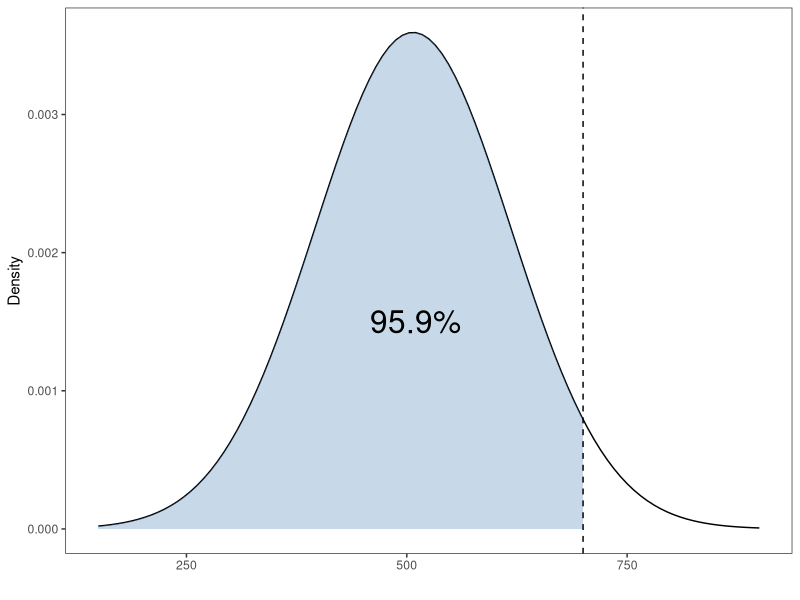
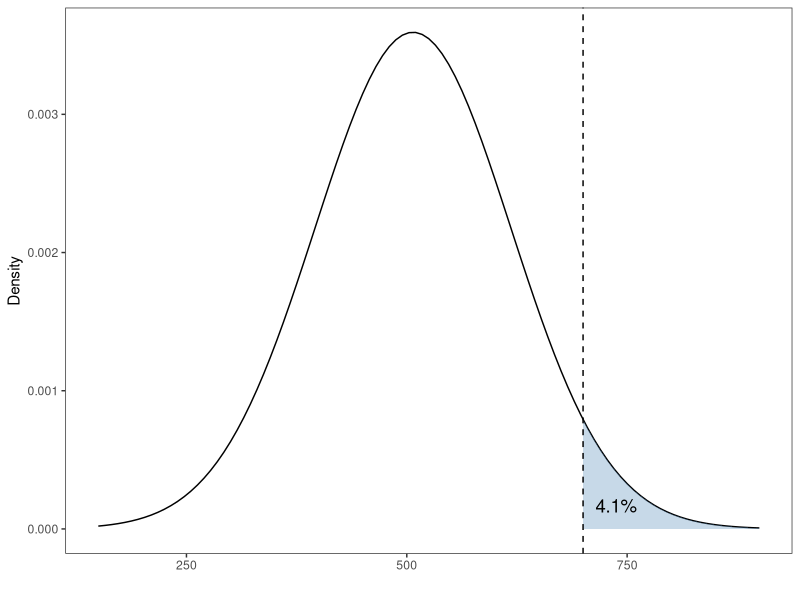
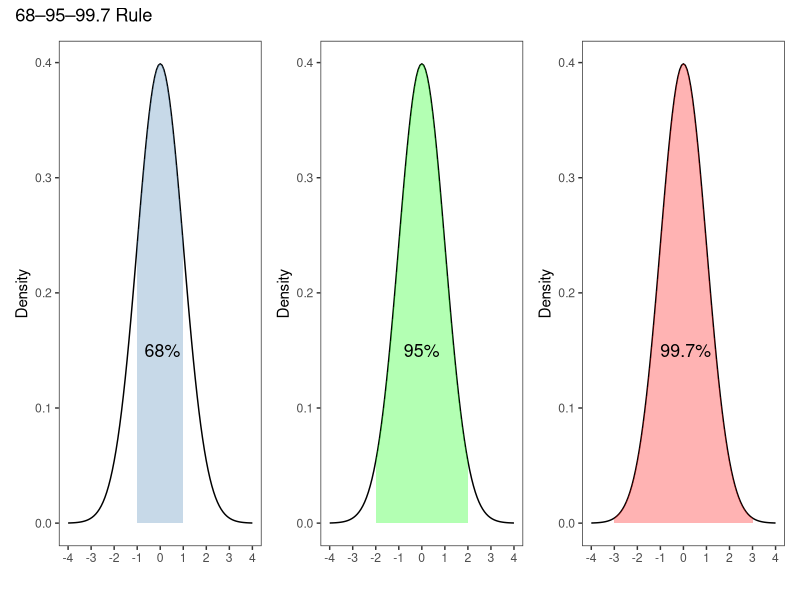
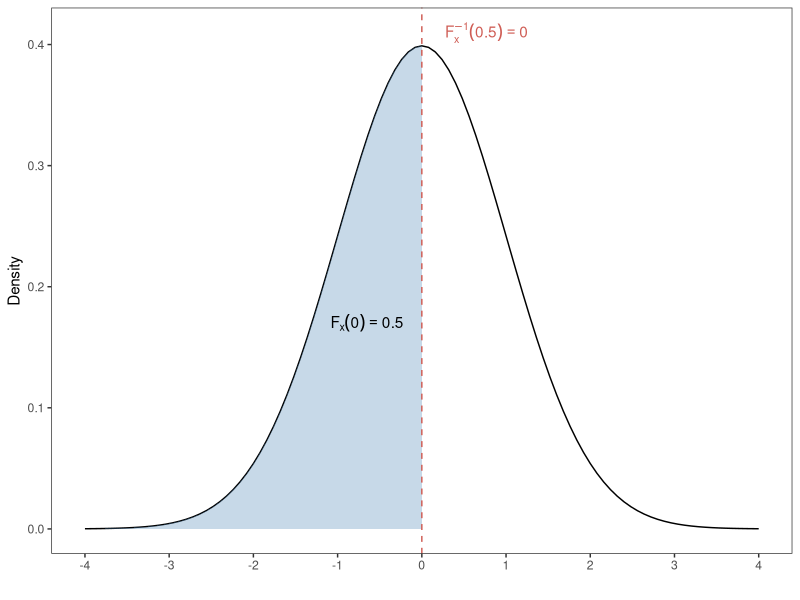
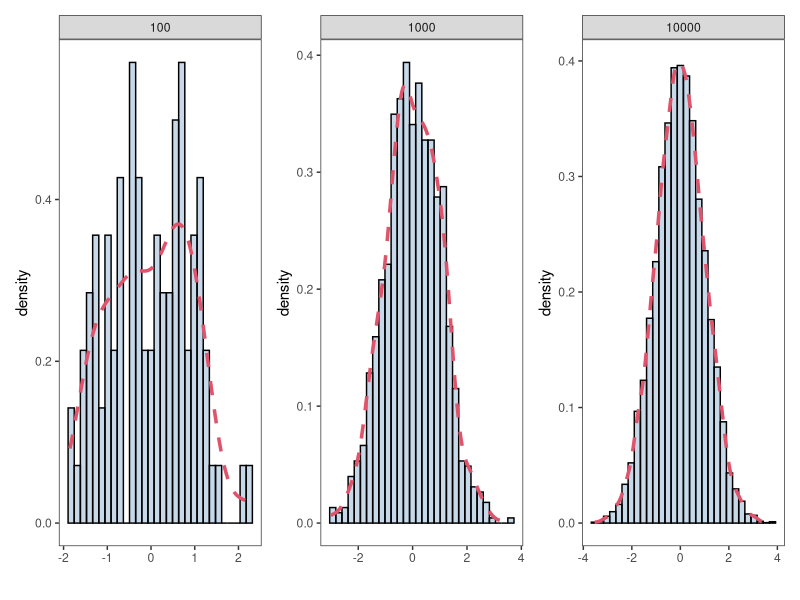

Generate these figures, in order, with R:
## ---- chunk 1
knitr::opts_chunk$set(
  comment = "#>",
  fig.width = 6,
  fig.height = 4,
  warning = FALSE,
  eval = TRUE
)
## ---- chunk 2
library(ggplot2)
library(patchwork)
## ---- chunk 3
theme_set(theme_bw())
theme_replace(panel.grid.minor = element_blank(),
              panel.grid.major = element_blank())
## ---- chunk 4
dnorm(x = 0,mean = 0,sd = 1)
## ---- chunk 5
dnorm(x=1:10,mean = 1,sd = 3)
## ---- chunk 6
pnorm(0,mean = 0, sd = 1)
## ---- chunk 7
prob1 <- round(pnorm(700, mean=507, sd=111) * 100,2)
p1 <- ggplot(data.frame(x = c(150,900)), aes(x)) +
  stat_function(fun = dnorm,
                geom = "line",
                xlim = c(150,900),
                args = list(mean = 507,sd = 111)) +
  stat_function(fun = dnorm,
                geom = "area",
                fill = 'steelblue',
                alpha =0.3,
                xlim = c(150, 700),
                args = list(mean = 507,sd = 111))+
  annotate("text", x = 510, y = 0.0015, 
           label = paste0(prob1,'%'),
           size = 8)+
  geom_vline(xintercept = 700,linetype =2)+
  labs(x = '',y= 'Density')
## ---- chunk 8
p1
## ---- chunk 9
pnorm(700, mean=507, sd=111)
## ---- chunk 10
prob2 <- round(pnorm(700, mean=507, sd=111,
                     lower.tail = FALSE)*100,2)

p2 <- ggplot(data.frame(x = c(150,900)), aes(x)) +
  stat_function(fun = dnorm,
                geom = "line",
                xlim = c(150,900),
                args = list(mean = 507,sd = 111)) +
  stat_function(fun = dnorm,
                geom = "area",
                fill = 'steelblue',
                alpha =0.3,
                xlim = c(700, 900),
                args = list(mean = 507,sd = 111))+
  annotate("text", x = 738, y = 0.00017, 
           label = paste0(prob2,'%'),
           size=4.7)+
  geom_vline(xintercept = 700,linetype =2)+
  labs(x = '',y= 'Density')
## ---- chunk 11
p2
## ---- chunk 12
1-pnorm(700, mean = 507, sd = 111)
## ---- chunk 13
pnorm(700, mean = 507, sd = 111, lower.tail = FALSE)
## ---- chunk 14
x_limits <- c(-4,4)
## ---- chunk 15
plot_shaded_normal <- function(shade_limits,percent_display,
                               annotate_x_label,annotate_y_label,
                               x_limits = c(-4,4),
                               fill = 'steelblue',
                               alpha = 0.3,annotate_label_size=4.5){
  plt <- ggplot(data.frame(x = x_limits), aes(x)) +
    stat_function(fun = dnorm,geom = "line",xlim = x_limits) +
    stat_function(fun = dnorm,geom = "area",fill = fill,alpha =alpha,
                  xlim = shade_limits)+
    labs(x = '',y= 'Density')+
    annotate("text", x = annotate_x_label, y = annotate_y_label, 
             label = paste0(percent_display,'%'),
             size=annotate_label_size)+
    scale_x_continuous(name = '',limits = x_limits,
                       breaks = x_limits[1]:x_limits[2])
  return(plt)
}
## ---- chunk 16
plots <- plot_shaded_normal(shade_limits = c(-1,1),
                            percent_display = 68,
                            annotate_x_label = 0.1,annotate_y_label = 0.15)+
  plot_shaded_normal(shade_limits = c(-2, 2),fill='green',
                     percent_display = 95,
                     annotate_x_label = 0,annotate_y_label = 0.15)+
  plot_shaded_normal(shade_limits = c(-3, 3),fill='red',
                     percent_display = 99.7,
                     annotate_x_label = 0.1,annotate_y_label = 0.15)+
  plot_annotation(title = '68–95–99.7 Rule')
## ---- chunk 17
plots
## ---- chunk 18
pnorm(1)-pnorm(-1)
## ---- chunk 19
pnorm(2) - pnorm(-2)
## ---- chunk 20
pnorm(3) - pnorm(-3)
## ---- chunk 21
x_limits <- c(-4,4)

p1 <- ggplot(data.frame(x = x_limits), aes(x)) +
  stat_function(fun = dnorm,
                geom = "line",
                xlim = x_limits) +
  stat_function(fun = dnorm,
                geom = "area",
                fill = 'steelblue',
                alpha =0.3,
                xlim = c(-4, 0))+
  geom_vline(xintercept = 0,linetype=2,color = '#cf5d55')+
  labs(x = '',y= 'Density')+
  annotate('text', x = -0.65, y = 0.17, 
           parse =TRUE,
           label = paste0(
             expression('F'[x]),'(0)==0.5') )+
  annotate('text',x = 0.77, y = 0.41,
           parse =TRUE,
           label = paste0(
             expression('F'[x]^{-1}),' *(0.5)==0'),
           color = '#cf5d55')+
  scale_x_continuous(name = '',limits = x_limits,
                     breaks = -4:4)

## ---- chunk 22
p1
## ---- chunk 23
qnorm(p=0.5)
## ---- chunk 24
qnorm(0.9589596, mean=507, sd=111)
## ---- chunk 25
set.seed(10)
## ---- chunk 26
rnorm(10, mean = 0, sd = 1)
## ---- chunk 27
rnorm(10)
## ---- chunk 28
rnorm(10, mean = 10, sd = 2)
## ---- chunk 29
plot_random_normal <- function(n_samples, mean = 0, sd = 1,
                               fill = 'steelblue', alpha = 0.3,
                               bins = 30, density_linewidth = 1.2,
                               density_linetype = 2){
  
  plt <- ggplot(data = data.frame(x=rnorm(n_samples,mean = mean, sd = sd),
                                  n_samples),aes(x))+
    geom_histogram(aes(y = after_stat(density)),
                   colour = 1, fill = fill,
                   alpha = alpha,
                   bins=bins) +
    geom_density(linewidth = density_linewidth,
                 linetype = density_linetype,
                 colour = 2)+
    labs(x= '',y = 'density')+
    facet_grid(~n_samples)
  return(plt)
}
## ---- chunk 30
plots <- plot_random_normal(n_samples = 100)+
  plot_random_normal(n_samples = 1000)+
  plot_random_normal(n_samples = 10000)+
  plot_layout(ncol=3)
## ---- chunk 31
plots
